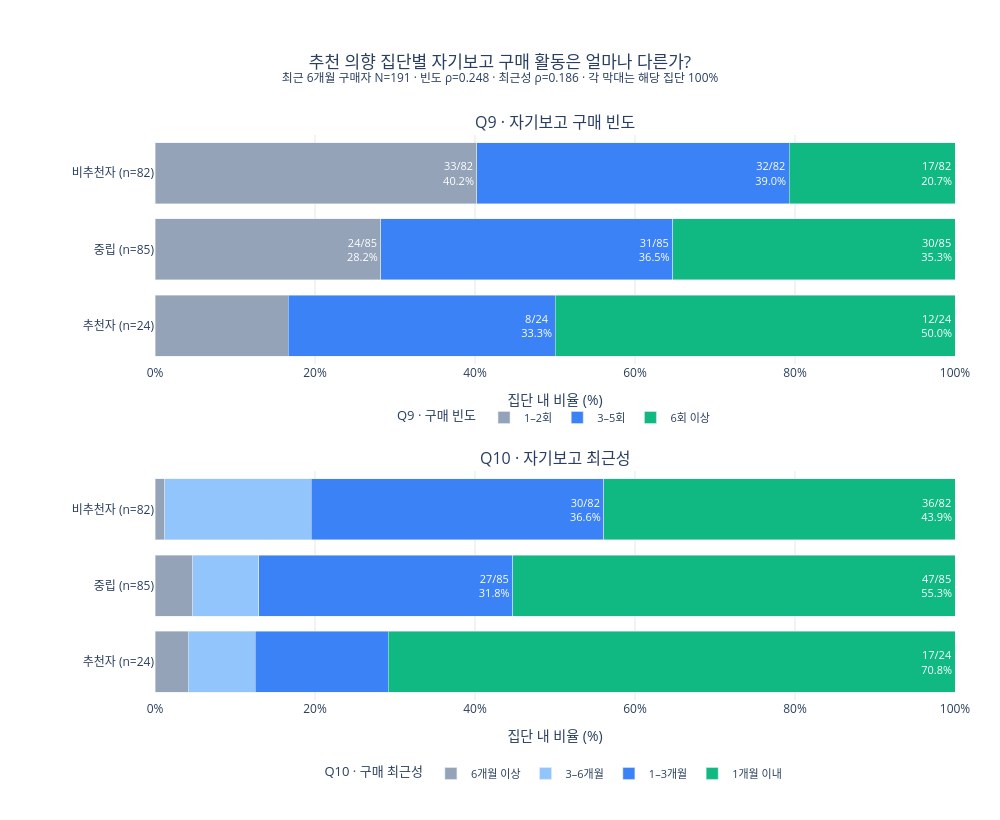

Write notebook code for a chart like this one.
### Code cell
fig = make_subplots(
    rows=2, cols=1,
    subplot_titles=('Q9 · 자기보고 구매 빈도', 'Q10 · 자기보고 최근성'),
    vertical_spacing=0.19,
)
specs = [
    ('frequency_score', [1, 2, 3], ['1–2회', '3–5회', '6회 이상'],
     [COLORS['neutral'], COLORS['view'], COLORS['positive']]),
    ('recency_score', [1, 2, 3, 4], ['6개월 이상', '3–6개월', '1–3개월', '1개월 이내'],
     [COLORS['neutral'], '#93C5FD', COLORS['view'], COLORS['positive']]),
]
for row, (column, order, names, colors) in enumerate(specs, 1):
    table = pd.crosstab(buyers['nps_segment'], buyers[column]).reindex(
        index=segment_order, columns=order, fill_value=0
    )
    shares = table.div(table.sum(axis=1), axis=0).mul(100)
    for score, name, color in zip(order, names, colors):
        label = [
            f'{int(table.loc[segment, score])}/{int(table.loc[segment].sum())}<br>{shares.loc[segment, score]:.1f}%'
            for segment in segment_order
        ]
        fig.add_trace(go.Bar(
            y=segment_order, x=shares[score], orientation='h',
            marker_color=color, name=name, legendgroup=f'{column}-{score}',
            legend='legend' if row == 1 else 'legend2', showlegend=True,
            text=[t if shares.loc[segment, score] >= 19 else '' for segment, t in zip(segment_order, label)],
            textposition='inside', textfont=dict(color='white', size=11),
            customdata=label,
            hovertemplate='%{y}<br>%{customdata}<extra></extra>',
        ), row=row, col=1)
    fig.update_xaxes(title_text='집단 내 비율 (%)', range=[0, 100], gridcolor='#E5E7EB', ticksuffix='%', row=row, col=1)
    fig.update_yaxes(
        autorange='reversed', tickmode='array', tickvals=segment_order,
        ticktext=[f'{segment} (n={int(table.loc[segment].sum())})' for segment in segment_order],
        row=row, col=1,
    )
fig.update_layout(
    barmode='stack',
    title=dict(text=f'추천 의향 집단별 자기보고 구매 활동은 얼마나 다른가?<br><sup>최근 6개월 구매자 N={len(buyers)} · 빈도 ρ={rho_f:.3f} · 최근성 ρ={rho_r:.3f} · 각 막대는 해당 집단 100%</sup>', x=0.5),
    paper_bgcolor='white', plot_bgcolor='white',
    legend=dict(
        title='Q9 · 구매 빈도', orientation='h', x=0.5, xanchor='center',
        y=0.50, yanchor='middle', font=dict(size=11),
    ),
    legend2=dict(
        title='Q10 · 구매 최근성', orientation='h', x=0.5, xanchor='center',
        y=-0.13, yanchor='middle', font=dict(size=11),
    ),
    height=820, width=1000, margin=dict(l=155, r=45, t=135, b=120),
)
fig.show()

### Figure 1 — Plotly figure (JSON) as saved in the notebook; plotly's stock layout.template omitted (floating-point values rounded to 4 significant figures)
{"data": [{"customdata": ["33/82<br>40.2%", "24/85<br>28.2%", "4/24<br>16.7%"], "hovertemplate": "%{y}<br>%{customdata}<extra></extra>", "legend": "legend", "legendgroup": "frequency_score-1", "marker": {"color": "#94A3B8"}, "name": "1–2회", "orientation": "h", "showlegend": true, "text": ["33/82<br>40.2%", "24/85<br>28.2%", ""], "textfont": {"color": "white", "size": 11}, "textposition": "inside", "type": "bar", "x": [40.24, 28.24, 16.67], "xaxis": "x", "y": ["비추천자", "중립", "추천자"], "yaxis": "y"}, {"customdata": ["32/82<br>39.0%", "31/85<br>36.5%", "8/24<br>33.3%"], "hovertemplate": "%{y}<br>%{customdata}<extra></extra>", "legend": "legend", "legendgroup": "frequency_score-2", "marker": {"color": "#3B82F6"}, "name": "3–5회", "orientation": "h", "showlegend": true, "text": ["32/82<br>39.0%", "31/85<br>36.5%", "8/24<br>33.3%"], "textfont": {"color": "white", "size": 11}, "textposition": "inside", "type": "bar", "x": [39.02, 36.47, 33.33], "xaxis": "x", "y": ["비추천자", "중립", "추천자"], "yaxis": "y"}, {"customdata": ["17/82<br>20.7%", "30/85<br>35.3%", "12/24<br>50.0%"], "hovertemplate": "%{y}<br>%{customdata}<extra></extra>", "legend": "legend", "legendgroup": "frequency_score-3", "marker": {"color": "#10B981"}, "name": "6회 이상", "orientation": "h", "showlegend": true, "text": ["17/82<br>20.7%", "30/85<br>35.3%", "12/24<br>50.0%"], "textfont": {"color": "white", "size": 11}, "textposition": "inside", "type": "bar", "x": [20.73, 35.29, 50.0], "xaxis": "x", "y": ["비추천자", "중립", "추천자"], "yaxis": "y"}, {"customdata": ["1/82<br>1.2%", "4/85<br>4.7%", "1/24<br>4.2%"], "hovertemplate": "%{y}<br>%{customdata}<extra></extra>", "legend": "legend2", "legendgroup": "recency_score-1", "marker": {"color": "#94A3B8"}, "name": "6개월 이상", "orientation": "h", "showlegend": true, "text": ["", "", ""], "textfont": {"color": "white", "size": 11}, "textposition": "inside", "type": "bar", "x": [1.22, 4.706, 4.167], "xaxis": "x2", "y": ["비추천자", "중립", "추천자"], "yaxis": "y2"}, {"customdata": ["15/82<br>18.3%", "7/85<br>8.2%", "2/24<br>8.3%"], "hovertemplate": "%{y}<br>%{customdata}<extra></extra>", "legend": "legend2", "legendgroup": "recency_score-2", "marker": {"color": "#93C5FD"}, "name": "3–6개월", "orientation": "h", "showlegend": true, "text": ["", "", ""], "textfont": {"color": "white", "size": 11}, "textposition": "inside", "type": "bar", "x": [18.29, 8.235, 8.333], "xaxis": "x2", "y": ["비추천자", "중립", "추천자"], "yaxis": "y2"}, {"customdata": ["30/82<br>36.6%", "27/85<br>31.8%", "4/24<br>16.7%"], "hovertemplate": "%{y}<br>%{customdata}<extra></extra>", "legend": "legend2", "legendgroup": "recency_score-3", "marker": {"color": "#3B82F6"}, "name": "1–3개월", "orientation": "h", "showlegend": true, "text": ["30/82<br>36.6%", "27/85<br>31.8%", ""], "textfont": {"color": "white", "size": 11}, "textposition": "inside", "type": "bar", "x": [36.59, 31.76, 16.67], "xaxis": "x2", "y": ["비추천자", "중립", "추천자"], "yaxis": "y2"}, {"customdata": ["36/82<br>43.9%", "47/85<br>55.3%", "17/24<br>70.8%"], "hovertemplate": "%{y}<br>%{customdata}<extra></extra>", "legend": "legend2", "legendgroup": "recency_score-4", "marker": {"color": "#10B981"}, "name": "1개월 이내", "orientation": "h", "showlegend": true, "text": ["36/82<br>43.9%", "47/85<br>55.3%", "17/24<br>70.8%"], "textfont": {"color": "white", "size": 11}, "textposition": "inside", "type": "bar", "x": [43.9, 55.29, 70.83], "xaxis": "x2", "y": ["비추천자", "중립", "추천자"], "yaxis": "y2"}], "layout": {"annotations": [{"font": {"size": 16}, "showarrow": false, "text": "Q9 · 자기보고 구매 빈도", "x": 0.5, "xanchor": "center", "xref": "paper", "y": 1, "yanchor": "bottom", "yref": "paper"}, {"font": {"size": 16}, "showarrow": false, "text": "Q10 · 자기보고 최근성", "x": 0.5, "xanchor": "center", "xref": "paper", "y": 0.405, "yanchor": "bottom", "yref": "paper"}], "barmode": "stack", "height": 820, "legend": {"font": {"size": 11}, "orientation": "h", "title": {"text": "Q9 · 구매 빈도"}, "x": 0.5, "xanchor": "center", "y": 0.5, "yanchor": "middle"}, "legend2": {"font": {"size": 11}, "orientation": "h", "title": {"text": "Q10 · 구매 최근성"}, "x": 0.5, "xanchor": "center", "y": -0.13, "yanchor": "middle"}, "margin": {"b": 120, "l": 155, "r": 45, "t": 135}, "paper_bgcolor": "white", "plot_bgcolor": "white", "title": {"text": "추천 의향 집단별 자기보고 구매 활동은 얼마나 다른가?<br><sup>최근 6개월 구매자 N=191 · 빈도 ρ=0.248 · 최근성 ρ=0.186 · 각 막대는 해당 집단 100%</sup>", "x": 0.5}, "width": 1000, "xaxis": {"anchor": "y", "domain": [0, 1], "gridcolor": "#E5E7EB", "range": [0, 100], "ticksuffix": "%", "title": {"text": "집단 내 비율 (%)"}}, "xaxis2": {"anchor": "y2", "domain": [0, 1], "gridcolor": "#E5E7EB", "range": [0, 100], "ticksuffix": "%", "title": {"text": "집단 내 비율 (%)"}}, "yaxis": {"anchor": "x", "autorange": "reversed", "domain": [0.595, 1], "tickmode": "array", "ticktext": ["비추천자 (n=82)", "중립 (n=85)", "추천자 (n=24)"], "tickvals": ["비추천자", "중립", "추천자"]}, "yaxis2": {"anchor": "x2", "autorange": "reversed", "domain": [0, 0.405], "tickmode": "array", "ticktext": ["비추천자 (n=82)", "중립 (n=85)", "추천자 (n=24)"], "tickvals": ["비추천자", "중립", "추천자"]}}}
